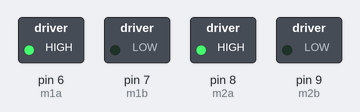
A sketch run on a simulated Arduino Uno, built with avr-gcc and run on an emulated ATmega328P. On the bench: switched loads named in the sketch (green lamp = pin HIGH).

Above: at 0.1 s.
Timing chart, 0 to 1.6 s (numbered marks = the images above):
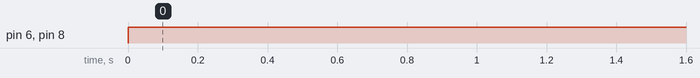

Measured:
- by itself, pin 6 (m1a), pin 8 (m2a): LOW → HIGH at 0.00 s

The sketch:

motor_test_code.ino
```cpp
int m1a = 6;
int m1b = 7;

int m2a = 8;
int m2b = 9;
int speed1 = 255 ;
void setup() {
  // put your setup code here, to run once:
pinMode(m1a, OUTPUT);
  pinMode(m1b, OUTPUT);
  pinMode(m2a, OUTPUT);
  pinMode(m2b, OUTPUT);
}

void loop() {
  // put your main code here, to run repeatedly:
    analogWrite(m1a, speed1);    // motor 1 forward
    digitalWrite(m1b, LOW);
    analogWrite(m2a, speed1);    // motor 2 forward
    digitalWrite(m2b, LOW);
}
```
